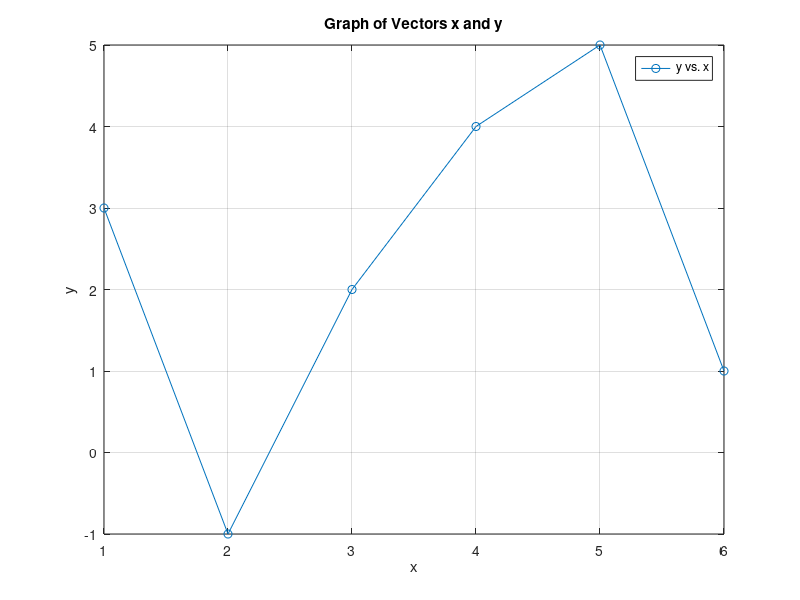

This figure's MATLAB source:
%Consider two vectors x=( 1; 2; 3 ; 4; 5; 6) and y = (3; - 1; 2; 4; 5; 1) Plot a graph using matlab with proper titles and naming.

% Vectors
x = [1; 2; 3; 4; 5; 6];
y = [3; -1; 2; 4; 5; 1];

% Plot the graph
plot(x, y, '-o');

% Add labels and title
xlabel('x');
ylabel('y');
title('Graph of Vectors x and y');

% Add grid
grid on;

% Add legend
legend('y vs. x');